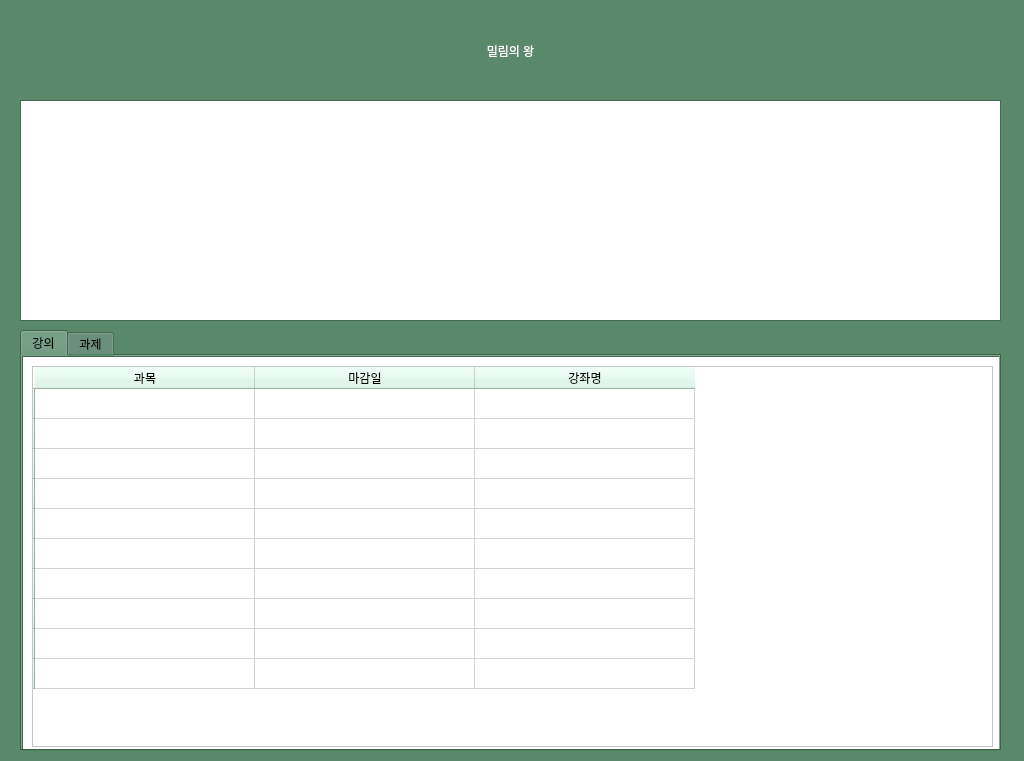
<?xml version="1.0" encoding="UTF-8"?>
<ui version="4.0">
 <class>mainWindow</class>
 <widget class="QMainWindow" name="mainWindow">
  <property name="geometry">
   <rect>
    <x>0</x>
    <y>0</y>
    <width>1024</width>
    <height>761</height>
   </rect>
  </property>
  <property name="windowTitle">
   <string>밀림의 왕</string>
  </property>
  <property name="windowIcon">
   <iconset>
    <normaloff>lion.png</normaloff>lion.png</iconset>
  </property>
  <property name="autoFillBackground">
   <bool>false</bool>
  </property>
  <property name="styleSheet">
   <string notr="true">background-color : #59886b</string>
  </property>
  <widget class="QWidget" name="centralwidget">
   <widget class="QScrollArea" name="scroll_dashboard">
    <property name="geometry">
     <rect>
      <x>20</x>
      <y>100</y>
      <width>981</width>
      <height>221</height>
     </rect>
    </property>
    <property name="minimumSize">
     <size>
      <width>960</width>
      <height>100</height>
     </size>
    </property>
    <property name="styleSheet">
     <string notr="true"/>
    </property>
    <property name="widgetResizable">
     <bool>true</bool>
    </property>
    <widget class="QWidget" name="scroll_dashboard_widget">
     <property name="geometry">
      <rect>
       <x>0</x>
       <y>0</y>
       <width>979</width>
       <height>219</height>
      </rect>
     </property>
     <property name="styleSheet">
      <string notr="true">background-color:white;</string>
     </property>
     <layout class="QGridLayout" name="gridLayout_2">
      <property name="sizeConstraint">
       <enum>QLayout::SetDefaultConstraint</enum>
      </property>
      <property name="leftMargin">
       <number>15</number>
      </property>
      <property name="topMargin">
       <number>15</number>
      </property>
      <property name="rightMargin">
       <number>15</number>
      </property>
      <property name="bottomMargin">
       <number>15</number>
      </property>
      <property name="spacing">
       <number>15</number>
      </property>
     </layout>
    </widget>
   </widget>
   <widget class="QTabWidget" name="tabWidget">
    <property name="geometry">
     <rect>
      <x>20</x>
      <y>330</y>
      <width>981</width>
      <height>421</height>
     </rect>
    </property>
    <property name="currentIndex">
     <number>0</number>
    </property>
    <widget class="QWidget" name="lecture">
     <attribute name="title">
      <string>강의</string>
     </attribute>
     <widget class="QScrollArea" name="scroll_lectureList">
      <property name="geometry">
       <rect>
        <x>0</x>
        <y>0</y>
        <width>981</width>
        <height>401</height>
       </rect>
      </property>
      <property name="widgetResizable">
       <bool>true</bool>
      </property>
      <widget class="QWidget" name="scroll_lectureList_widget">
       <property name="geometry">
        <rect>
         <x>0</x>
         <y>0</y>
         <width>979</width>
         <height>399</height>
        </rect>
       </property>
       <property name="styleSheet">
        <string notr="true">background-color:white</string>
       </property>
       <layout class="QVBoxLayout" name="verticalLayout_2">
        <item>
         <widget class="QTableWidget" name="lecture_table">
          <property name="minimumSize">
           <size>
            <width>961</width>
            <height>0</height>
           </size>
          </property>
          <property name="styleSheet">
           <string notr="true">QHeaderView::section {background-color : #dbf6e9 }</string>
          </property>
          <property name="horizontalScrollBarPolicy">
           <enum>Qt::ScrollBarAsNeeded</enum>
          </property>
          <attribute name="horizontalHeaderMinimumSectionSize">
           <number>100</number>
          </attribute>
          <attribute name="horizontalHeaderDefaultSectionSize">
           <number>220</number>
          </attribute>
          <row>
           <property name="text">
            <string/>
           </property>
          </row>
          <row>
           <property name="text">
            <string/>
           </property>
          </row>
          <row>
           <property name="text">
            <string/>
           </property>
          </row>
          <row>
           <property name="text">
            <string/>
           </property>
          </row>
          <row>
           <property name="text">
            <string/>
           </property>
          </row>
          <row>
           <property name="text">
            <string/>
           </property>
          </row>
          <row>
           <property name="text">
            <string/>
           </property>
          </row>
          <row>
           <property name="text">
            <string/>
           </property>
          </row>
          <row>
           <property name="text">
            <string/>
           </property>
          </row>
          <row>
           <property name="text">
            <string/>
           </property>
          </row>
          <column>
           <property name="text">
            <string>과목</string>
           </property>
          </column>
          <column>
           <property name="text">
            <string>마감일</string>
           </property>
          </column>
          <column>
           <property name="text">
            <string>강좌명</string>
           </property>
          </column>
          <item row="0" column="0">
           <property name="text">
            <string/>
           </property>
          </item>
          <item row="0" column="1">
           <property name="text">
            <string/>
           </property>
          </item>
          <item row="0" column="2">
           <property name="text">
            <string/>
           </property>
          </item>
          <item row="1" column="0">
           <property name="text">
            <string/>
           </property>
          </item>
          <item row="1" column="1">
           <property name="text">
            <string/>
           </property>
          </item>
          <item row="2" column="0">
           <property name="text">
            <string/>
           </property>
          </item>
          <item row="2" column="1">
           <property name="text">
            <string/>
           </property>
          </item>
          <item row="3" column="0">
           <property name="text">
            <string/>
           </property>
          </item>
          <item row="3" column="1">
           <property name="text">
            <string/>
           </property>
          </item>
          <item row="4" column="0">
           <property name="text">
            <string/>
           </property>
          </item>
          <item row="5" column="0">
           <property name="text">
            <string/>
           </property>
          </item>
         </widget>
        </item>
       </layout>
      </widget>
     </widget>
    </widget>
    <widget class="QWidget" name="assignment">
     <attribute name="title">
      <string>과제</string>
     </attribute>
     <widget class="QScrollArea" name="scroll_assignmentList">
      <property name="geometry">
       <rect>
        <x>0</x>
        <y>0</y>
        <width>981</width>
        <height>401</height>
       </rect>
      </property>
      <property name="minimumSize">
       <size>
        <width>960</width>
        <height>0</height>
       </size>
      </property>
      <property name="widgetResizable">
       <bool>true</bool>
      </property>
      <widget class="QWidget" name="scroll_scroll_assignmentList_widget">
       <property name="geometry">
        <rect>
         <x>0</x>
         <y>0</y>
         <width>979</width>
         <height>399</height>
        </rect>
       </property>
       <property name="styleSheet">
        <string notr="true">background-color:white</string>
       </property>
       <layout class="QVBoxLayout" name="verticalLayout_3">
        <item>
         <widget class="QTableWidget" name="assignment_table">
          <property name="minimumSize">
           <size>
            <width>950</width>
            <height>0</height>
           </size>
          </property>
          <property name="styleSheet">
           <string notr="true">QHeaderView::section {background-color : #dbf6e9 }</string>
          </property>
          <attribute name="horizontalHeaderMinimumSectionSize">
           <number>100</number>
          </attribute>
          <attribute name="horizontalHeaderDefaultSectionSize">
           <number>220</number>
          </attribute>
          <row>
           <property name="text">
            <string/>
           </property>
          </row>
          <row>
           <property name="text">
            <string/>
           </property>
          </row>
          <row>
           <property name="text">
            <string/>
           </property>
          </row>
          <row>
           <property name="text">
            <string/>
           </property>
          </row>
          <row>
           <property name="text">
            <string/>
           </property>
          </row>
          <row>
           <property name="text">
            <string/>
           </property>
          </row>
          <row>
           <property name="text">
            <string/>
           </property>
          </row>
          <row>
           <property name="text">
            <string/>
           </property>
          </row>
          <row>
           <property name="text">
            <string/>
           </property>
          </row>
          <row>
           <property name="text">
            <string/>
           </property>
          </row>
          <column>
           <property name="text">
            <string>과목</string>
           </property>
          </column>
          <column>
           <property name="text">
            <string>마감일</string>
           </property>
          </column>
          <column>
           <property name="text">
            <string>과제명</string>
           </property>
          </column>
          <item row="0" column="0">
           <property name="text">
            <string/>
           </property>
          </item>
          <item row="0" column="1">
           <property name="text">
            <string/>
           </property>
          </item>
          <item row="0" column="2">
           <property name="text">
            <string/>
           </property>
          </item>
          <item row="1" column="0">
           <property name="text">
            <string/>
           </property>
          </item>
          <item row="1" column="1">
           <property name="text">
            <string/>
           </property>
          </item>
          <item row="2" column="0">
           <property name="text">
            <string/>
           </property>
          </item>
          <item row="2" column="1">
           <property name="text">
            <string/>
           </property>
          </item>
          <item row="3" column="0">
           <property name="text">
            <string/>
           </property>
          </item>
          <item row="3" column="1">
           <property name="text">
            <string/>
           </property>
          </item>
          <item row="4" column="0">
           <property name="text">
            <string/>
           </property>
          </item>
          <item row="5" column="0">
           <property name="text">
            <string/>
           </property>
          </item>
         </widget>
        </item>
       </layout>
      </widget>
     </widget>
    </widget>
   </widget>
   <widget class="QPushButton" name="titleButton">
    <property name="geometry">
     <rect>
      <x>20</x>
      <y>10</y>
      <width>981</width>
      <height>81</height>
     </rect>
    </property>
    <property name="styleSheet">
     <string notr="true">font: 57 40pt &quot;DX시인과나&quot;;
color: #ffffff;
background: #59886B;
border: none;</string>
    </property>
    <property name="text">
     <string>밀림의 왕</string>
    </property>
   </widget>
  </widget>
 </widget>
 <resources/>
 <connections/>
</ui>
